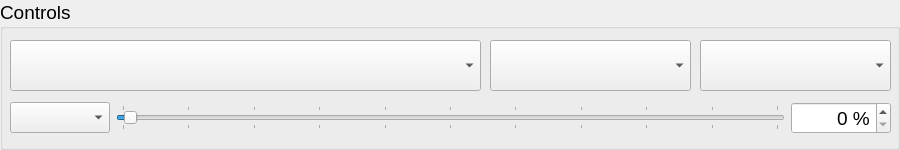
         <widget class="QGroupBox" name="ControlGroupBox">
          <property name="enabled">
           <bool>true</bool>
          </property>
          <property name="sizePolicy">
           <sizepolicy hsizetype="Preferred" vsizetype="Fixed">
            <horstretch>0</horstretch>
            <verstretch>0</verstretch>
           </sizepolicy>
          </property>
          <property name="minimumSize">
           <size>
            <width>0</width>
            <height>150</height>
           </size>
          </property>
          <property name="font">
           <font>
            <pointsize>14</pointsize>
           </font>
          </property>
          <property name="title">
           <string>Controls</string>
          </property>
          <widget class="QComboBox" name="FilterComboBox">
           <property name="enabled">
            <bool>true</bool>
           </property>
           <property name="geometry">
            <rect>
             <x>10</x>
             <y>40</y>
             <width>471</width>
             <height>51</height>
            </rect>
           </property>
           <property name="font">
            <font>
             <pointsize>14</pointsize>
            </font>
           </property>
          </widget>
          <widget class="QComboBox" name="ShutterComboBox">
           <property name="enabled">
            <bool>true</bool>
           </property>
           <property name="geometry">
            <rect>
             <x>700</x>
             <y>40</y>
             <width>191</width>
             <height>51</height>
            </rect>
           </property>
           <property name="font">
            <font>
             <pointsize>14</pointsize>
            </font>
           </property>
          </widget>
          <widget class="QComboBox" name="ZoomComboBox">
           <property name="enabled">
            <bool>true</bool>
           </property>
           <property name="geometry">
            <rect>
             <x>490</x>
             <y>40</y>
             <width>201</width>
             <height>51</height>
            </rect>
           </property>
           <property name="font">
            <font>
             <pointsize>14</pointsize>
            </font>
           </property>
          </widget>
          <widget class="QWidget" name="layoutWidget">
           <property name="geometry">
            <rect>
             <x>10</x>
             <y>100</y>
             <width>881</width>
             <height>36</height>
            </rect>
           </property>
           <layout class="QHBoxLayout" name="horizontalLayout_4">
            <item>
             <widget class="QComboBox" name="LaserComboBox">
              <property name="enabled">
               <bool>true</bool>
              </property>
              <property name="minimumSize">
               <size>
                <width>100</width>
                <height>0</height>
               </size>
              </property>
              <property name="font">
               <font>
                <pointsize>14</pointsize>
               </font>
              </property>
             </widget>
            </item>
            <item>
             <widget class="QSlider" name="LaserIntensitySlider">
              <property name="font">
               <font>
                <pointsize>16</pointsize>
               </font>
              </property>
              <property name="autoFillBackground">
               <bool>false</bool>
              </property>
              <property name="maximum">
               <number>100</number>
              </property>
              <property name="pageStep">
               <number>5</number>
              </property>
              <property name="value">
               <number>1</number>
              </property>
              <property name="tracking">
               <bool>false</bool>
              </property>
              <property name="orientation">
               <enum>Qt::Horizontal</enum>
              </property>
              <property name="invertedAppearance">
               <bool>false</bool>
              </property>
              <property name="invertedControls">
               <bool>false</bool>
              </property>
              <property name="tickPosition">
               <enum>QSlider::TicksBothSides</enum>
              </property>
              <property name="tickInterval">
               <number>10</number>
              </property>
             </widget>
            </item>
            <item>
             <widget class="QSpinBox" name="LaserIntensitySpinBox">
              <property name="minimumSize">
               <size>
                <width>100</width>
                <height>0</height>
               </size>
              </property>
              <property name="font">
               <font>
                <pointsize>14</pointsize>
               </font>
              </property>
              <property name="alignment">
               <set>Qt::AlignRight|Qt::AlignTrailing|Qt::AlignVCenter</set>
              </property>
              <property name="suffix">
               <string> %</string>
              </property>
              <property name="maximum">
               <number>100</number>
              </property>
              <property name="value">
               <number>0</number>
              </property>
             </widget>
            </item>
           </layout>
          </widget>
         </widget>
